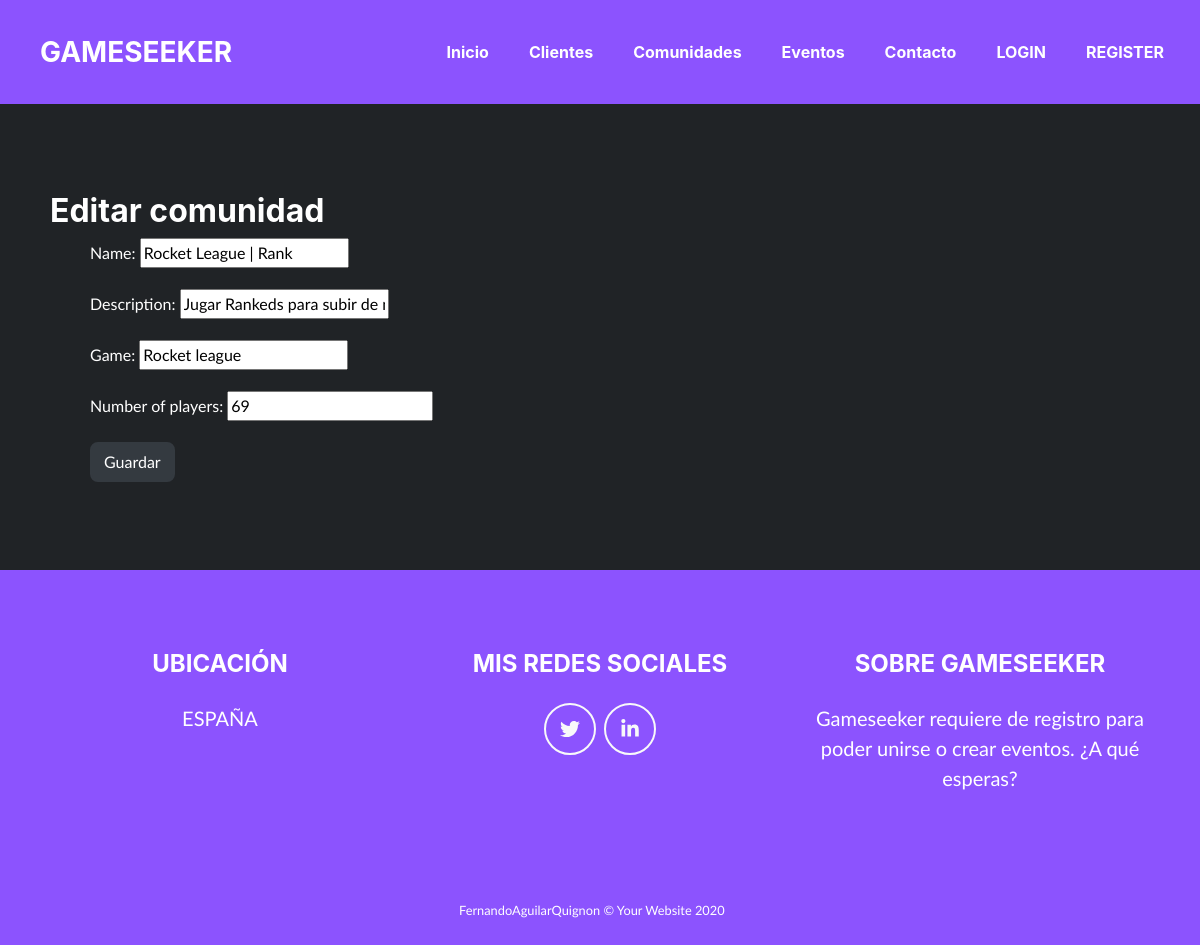
/comunidades/1/edit/, run on an earlier commit of the app's database.
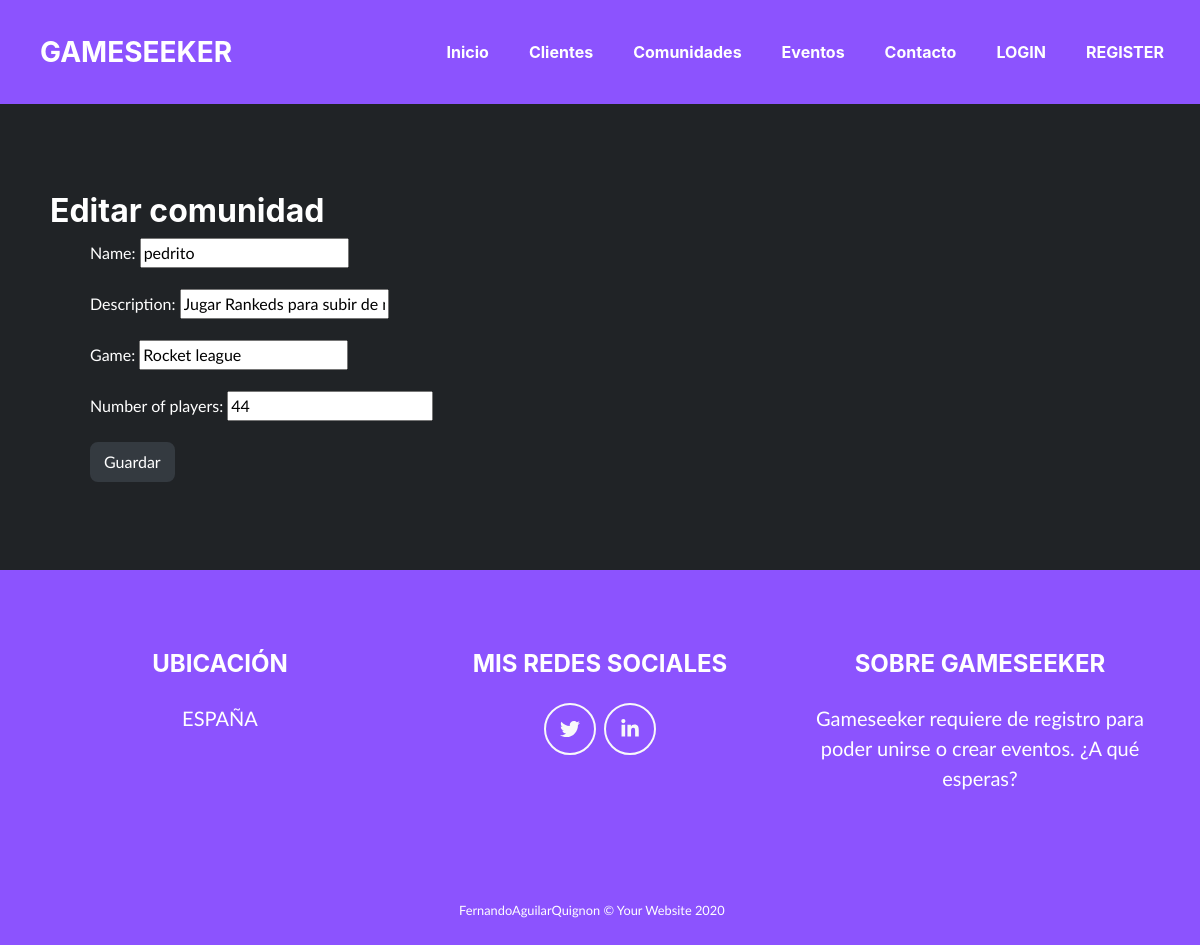
And on a later commit of the database.
### gameseek_app/models.py (models this page shows, shortened)
class Community(models.Model):
    name = models.CharField(max_length = 100)
    description = models.CharField(max_length = 1000)
    game = models.CharField(max_length = 100)
    number_of_players = models.PositiveBigIntegerField()

### gameseek_app/views.py (the view)
# urls.py: path('comunidades/<int:pk>/edit/', CommunityUpdateView.as_view(), name='community-update'),
class CommunityUpdateView(UpdateView):
    queryset = Community.objects.all()
    fields = ['name', 'description', 'game', 'number_of_players']

### gameseek_app/templates/gameseek_app/community_form.html (shortened to what this page needs)
{% extends "base.html" %}
{% block content %}
<section class="page-section portfolio" id="portfolio">
<h2>Editar comunidad</h2>
    <ul>
    <form method="POST" class="post-form">{% csrf_token %}
        {{ form.as_p }}
        <button type="submit" class="save btn btn-dark">Guardar</button>
    </form>
    </ul>
</section>
{% endblock %}

What changed in the data, as far as the page shows it:
changed Community "Jugar Rankeds para subir de nivel": name "Rocket League | Rank" → "pedrito"; number_of_players "69" → "44"
